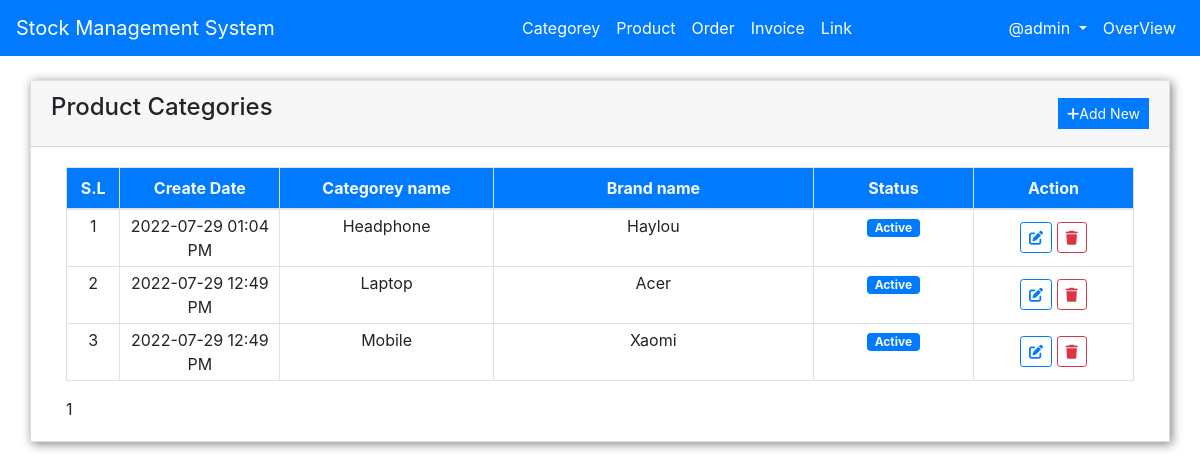
The app's page /dashboard/categorey/ (signed in), older data.
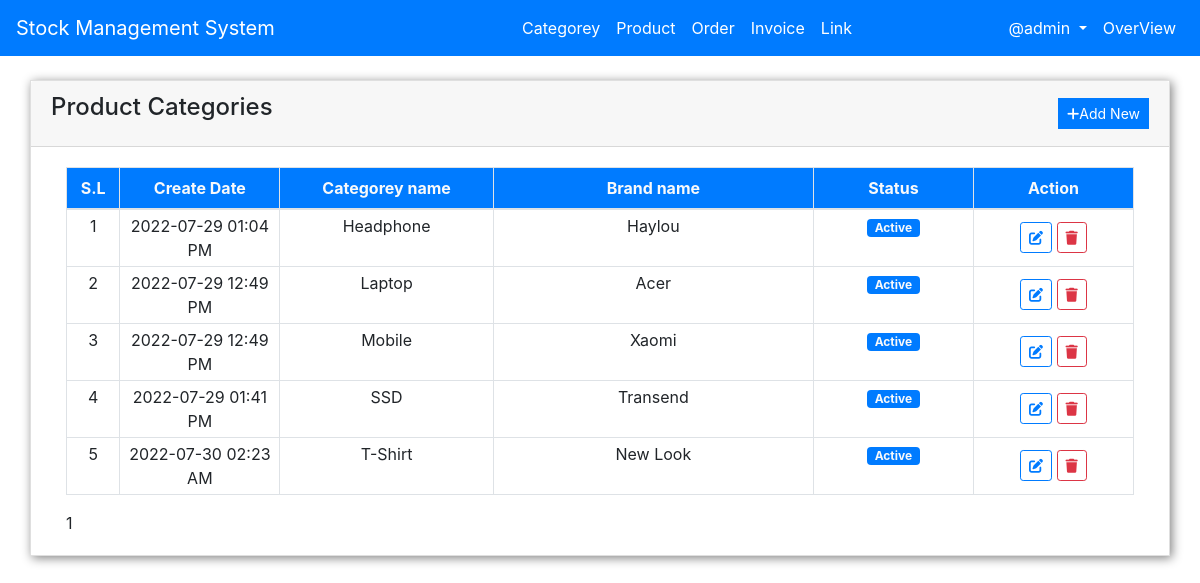
The same page, newer data.
### smsApps/models.py (models this page shows, shortened)
class Categorie(models.Model):
    status = models.CharField(max_length=2, choices=(('1','Active'),('2','Inactive')), default=1)
    cat_name = models.CharField(max_length=264)
    cat_brand = models.CharField(max_length=264)
    publish_date = models.DateTimeField(auto_now_add=True)
    update_date = models.DateTimeField(auto_now=True)
    class Meta:
        ordering = ['-publish_date',]

### smsApps/views.py (the view)
# urls.py: path('categorey/', views.categoreyView, name='categorey'),
@login_required
def categoreyView(request):
    allcats = Categorie.objects.all().order_by('cat_name')
    pagntr = Paginator(allcats, 5)
    page_num = request.GET.get('cat_page')
    page_obj = pagntr.get_page(page_num)
    return render(request, 'smsApps/categories.html',{'page_cat_obj':page_obj})

### templates/smsApps/categories.html (shortened to what this page needs)
{% extends 'base.html' %}
{% load static %}
{% block bodycontent %}
<div class="col-md-4 offset-md-4"><br>
</div>
<div class="col-lg-12 col-md-12 col-sm-12 col-xs-12">
    <div class="card card-default rounded-0 shadowcss ">
        <div class="card-header">
            <div class="d-flex w-100 align-items-center justify-content-between">
                <h4 class="card-title fw-bold">Product Categories</h4>
                <div class="tools">
                    <button type="button" class="btn btn-primary rounded-0 bg-gradient btn-sm" id='add_new' data-toggle="modal" data-target="#exampleModal" data-whatever="@fat"><i class="fa fa-plus"></i><a style="color:white; text-decoration:none;" href="{% url 'addcategorey' %}">Add New</a></button>
                </div>
            </div>
        </div>
        <div class="card-body">
            <div class="container-fluid">
                <table class="table table-bordered" id="category-list">
                    <colgroup>
                        <col width="5%">
                        <col width="15%">
                        <col width="20%">
                        <col width="30%">
                        <col width="15%">
                        <col width="15%">
                    </colgroup>
                    <thead>
                        <tr class="bg-gradient bg-primary bg-opacity-50 text-light">
                            <th class="px-2 py-2 text-center">S.L</th>
                            <th class="px-2 py-2 text-center">Create Date</th>
                            <th class="px-2 py-2 text-center">Categorey name</th>
                            <th class="px-2 py-2 text-center">Brand name</th>
                            <th class="px-2 py-2 text-center">Status</th>
                            <th class="px-2 py-2 text-center">Action</th>
                        </tr>
                    </thead>
                    <tbody>
                        {% for allcat in page_cat_obj %}
                        <tr>
                            <td class="px-2 py-1 text-center">{{forloop.counter}}</td>
                            <td class="px-2 py-1 text-center">{{ allcat.publish_date|date:"Y-m-d h:i A" }}</td>
                            <td class="px-2 py-1 text-center">{{allcat.cat_name}}</td>
                            <td class="px-2 py-1 text-center">
                                <p class="m-0 text-truncate">{{allcat.cat_brand}}</p>
                            </td>
                            <td class="px-1 py-1 text-center text-center">
                                {% if allcat.status == '1' %}
                                <span class="badge text-light bg-primary bg-gradient rounded-pill px-2">Active</span> {% else %}
                                <span class="badge text-light bg-secondary bg-gradient rounded-pill px-2">Inactive</span> {% endif %}
                            </td>
                            <td class="px-2 py-1 align-middle text-center">
                                <a class="btn btn-outline-primary btn-sm edit-data" href="" data-id="" title="Edit">
                                    <i class="fa fa-edit"></i>
                                </a>
                                <button class="btn btn-outline-danger btn-sm delete-data" type="button" data-id="" title="Delete">
                                    <i class="fa fa-trash"></i>
                                </button>
                            </td>
                        </tr>
                        {% endfor %}
                    </tbody>
                </table>
                <div>
                    <span>
                        <span>{{ page_cat_obj.number }}</span>
                    </span>
                </div>
            </div>
        </div>
    </div>
</div>
    </div>
{% endblock bodycontent %}

Row changes from the older to the newer data that the page shows:
added Categorie: publish_date "2022-07-29 01:41 PM", cat_name "SSD", cat_brand "Transend", status "Active"
added Categorie: publish_date "2022-07-30 02:23 AM", cat_name "T-Shirt", cat_brand "New Look", status "Active"
